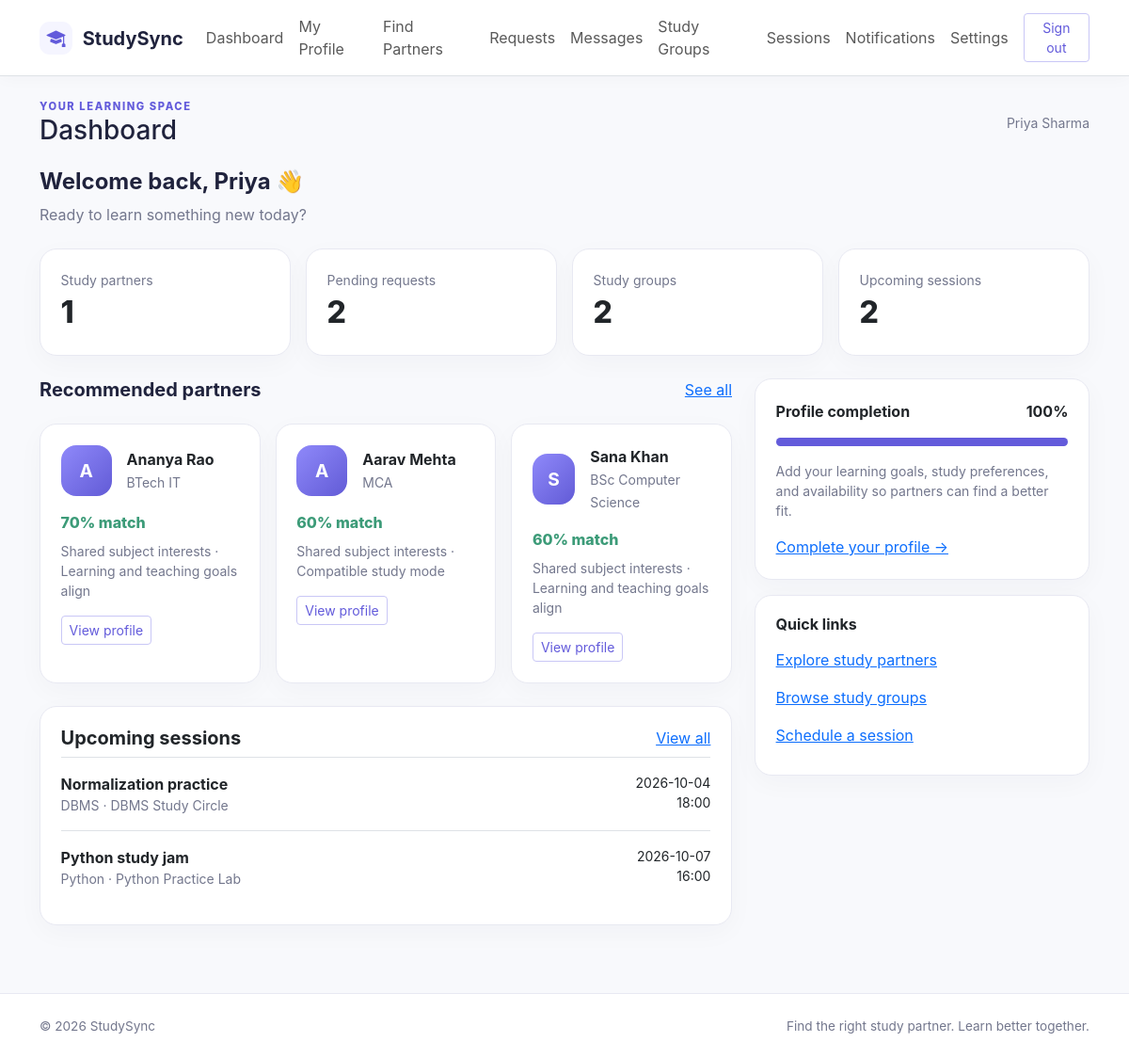
/student/dashboard.php (signed in), run on the app's committed database.
### tables this page shows
CREATE TABLE student_profiles(user_id BIGINT UNSIGNED PRIMARY KEY,college VARCHAR(180) NOT NULL DEFAULT '',course VARCHAR(120) NOT NULL DEFAULT '',semester TINYINT UNSIGNED NULL,about TEXT NULL,learning_goals TEXT NULL,study_mode ENUM('Online','Offline','Both') NULL,availability_days VARCHAR(100) NULL,start_time TIME NULL,end_time TIME NULL,languages VARCHAR(180) NULL,avatar VARCHAR(255) NULL,FOREIGN KEY(user_id) REFERENCES users(id) ON DELETE CASCADE);

CREATE TABLE users(id BIGINT UNSIGNED AUTO_INCREMENT PRIMARY KEY,name VARCHAR(120) NOT NULL,email VARCHAR(190) NOT NULL UNIQUE,password VARCHAR(255) NOT NULL,role ENUM('student','admin') NOT NULL DEFAULT 'student',status ENUM('active','inactive') NOT NULL DEFAULT 'active',created_at TIMESTAMP NOT NULL DEFAULT CURRENT_TIMESTAMP,updated_at TIMESTAMP NOT NULL DEFAULT CURRENT_TIMESTAMP ON UPDATE CURRENT_TIMESTAMP,INDEX(role,status));

CREATE TABLE study_sessions(id BIGINT UNSIGNED AUTO_INCREMENT PRIMARY KEY,title VARCHAR(160) NOT NULL,subject VARCHAR(120) NULL,session_date DATE NOT NULL,start_time TIME NOT NULL,end_time TIME NOT NULL,mode ENUM('Online','Offline','Both') NOT NULL DEFAULT 'Online',meeting_link VARCHAR(500) NULL,notes TEXT NULL,group_id BIGINT UNSIGNED NULL,partner_id BIGINT UNSIGNED NULL,created_by BIGINT UNSIGNED NOT NULL,status ENUM('scheduled','cancelled') NOT NULL DEFAULT 'scheduled',created_at TIMESTAMP DEFAULT CURRENT_TIMESTAMP,FOREIGN KEY(group_id) REFERENCES study_groups(id) ON DELETE SET NULL,FOREIGN KEY(partner_id) REFERENCES users(id) ON DELETE SET NULL,FOREIGN KEY(created_by) REFERENCES users(id) ON DELETE CASCADE,INDEX(session_date,status));

CREATE TABLE study_groups(id BIGINT UNSIGNED AUTO_INCREMENT PRIMARY KEY,name VARCHAR(140) NOT NULL,description TEXT NOT NULL,subject_id INT UNSIGNED NULL,topic VARCHAR(120) NULL,level ENUM('Beginner','Intermediate','Advanced') NOT NULL DEFAULT 'Beginner',study_mode ENUM('Online','Offline','Both') NOT NULL DEFAULT 'Online',creator_id BIGINT UNSIGNED NOT NULL,status ENUM('active','suspended') NOT NULL DEFAULT 'active',created_at TIMESTAMP DEFAULT CURRENT_TIMESTAMP,FOREIGN KEY(subject_id) REFERENCES subjects(id) ON DELETE SET NULL,FOREIGN KEY(creator_id) REFERENCES users(id) ON DELETE CASCADE,INDEX(status,created_at));

### config/database.php (called while the page is built, shortened)
<?php
function db(): PDO {
    static $pdo;
    if (!$pdo) {
        $pdo = new PDO('mysql:host='.DB_HOST.';dbname='.DB_NAME.';charset=utf8mb4', DB_USER, DB_PASS, [PDO::ATTR_ERRMODE=>PDO::ERRMODE_EXCEPTION, PDO::ATTR_DEFAULT_FETCH_MODE=>PDO::FETCH_ASSOC, PDO::ATTR_EMULATE_PREPARES=>false]);
    }
    return $pdo;
}

### student/dashboard.php (the view)
<?php require_once __DIR__.'/../includes/functions.php';$u=require_login();if($u['role']==='admin')go('../admin/dashboard.php');$id=(int)$u['id'];$pdo=db();$stats=[];$q=$pdo->prepare("SELECT COUNT(*) FROM study_requests WHERE status='accepted' AND (sender_id=? OR receiver_id=?)");$q->execute([$id,$id]);$stats['partners']=$q->fetchColumn();$q=$pdo->prepare("SELECT COUNT(*) FROM study_requests WHERE receiver_id=? AND status='pending'");$q->execute([$id]);$stats['requests']=$q->fetchColumn();$q=$pdo->prepare('SELECT COUNT(*) FROM group_members WHERE user_id=?');$q->execute([$id]);$stats['groups']=$q->fetchColumn();$q=$pdo->prepare("SELECT COUNT(*) FROM study_sessions WHERE status='scheduled' AND session_date>=CURDATE() AND (created_by=? OR partner_id=? OR group_id IN (SELECT group_id FROM group_members WHERE user_id=?))");$q->execute([$id,$id,$id]);$stats['sessions']=$q->fetchColumn();$q=$pdo->prepare('SELECT * FROM student_profiles WHERE user_id=?');$q->execute([$id]);$p=$q->fetch();$pct=completion($p?:[]);$partners=$pdo->prepare("SELECT u.id,u.name,p.course,p.college FROM users u JOIN student_profiles p ON p.user_id=u.id WHERE u.id<>? AND u.status='active'");$partners->execute([$id]);$rec=[];foreach($partners as $person){$m=match_info($id,(int)$person['id']);$person['score']=$m['score'];$person['why']=$m['why'];$rec[]=$person;}usort($rec,fn($a,$b)=>$b['score']<=>$a['score']);$rec=array_slice($rec,0,3);$sessions=$pdo->prepare("SELECT s.*,g.name group_name FROM study_sessions s LEFT JOIN study_groups g ON g.id=s.group_id WHERE s.status='scheduled' AND s.session_date>=CURDATE() AND (s.created_by=? OR s.partner_id=? OR s.group_id IN (SELECT group_id FROM group_members WHERE user_id=?)) ORDER BY s.session_date,s.start_time LIMIT 5");$sessions->execute([$id,$id,$id]);page_start('Dashboard'); ?>
<div class="mb-4"><h2 class="h4 fw-bold">Welcome back, <?= e(explode(' ',$u['name'])[0]) ?> 👋</h2><p class="text-secondary">Ready to learn something new today?</p></div><div class="row g-3 mb-4"><?php foreach(['Study partners'=>'partners','Pending requests'=>'requests','Study groups'=>'groups','Upcoming sessions'=>'sessions'] as $label=>$key): ?><div class="col-6 col-lg-3"><div class="card"><div class="card-body"><div class="text-secondary small"><?= e($label) ?></div><div class="stat"><?= (int)$stats[$key] ?></div></div></div></div><?php endforeach ?></div><div class="row g-4"><div class="col-lg-8"><div class="d-flex justify-content-between mb-3"><h2 class="h5 fw-bold">Recommended partners</h2><a href="find-partners.php">See all</a></div><div class="row g-3"><?php foreach($rec as $r): ?><div class="col-md-4"><div class="card h-100"><div class="card-body"><div class="d-flex gap-3 align-items-center"><div class="avatar"><?= e(mb_substr($r['name'],0,1)) ?></div><div><div class="fw-bold"><?= e($r['name']) ?></div><small class="text-secondary"><?= e($r['course']) ?></small></div></div><div class="match mt-3"><?= $r['score'] ?>% match</div><p class="small text-secondary mt-2"><?= e(implode(' · ',array_slice($r['why'],0,2))?:'A new connection to explore') ?></p><a class="btn btn-sm btn-outline-primary" href="partner-details.php?id=<?= (int)$r['id'] ?>">View profile</a></div></div></div><?php endforeach ?></div><div class="card mt-4"><div class="card-body"><div class="d-flex justify-content-between"><h2 class="h5 fw-bold">Upcoming sessions</h2><a href="sessions.php">View all</a></div><?php foreach($sessions as $s): ?><div class="d-flex justify-content-between border-top py-3"><div><strong><?= e($s['title']) ?></strong><div class="small text-secondary"><?= e($s['subject']??'Study session') ?> · <?= e($s['group_name']??$s['mode']) ?></div></div><div class="small text-end"><?= e($s['session_date']) ?><br><?= e(substr($s['start_time'],0,5)) ?></div></div><?php endforeach ?></div></div></div><div class="col-lg-4"><div class="card mb-3"><div class="card-body"><div class="d-flex justify-content-between"><strong>Profile completion</strong><span class="fw-bold"><?= $pct ?>%</span></div><div class="progress my-3"><div class="progress-bar" style="width:<?= $pct ?>%;background:#635bdb"></div></div><p class="small text-secondary">Add your learning goals, study preferences, and availability so partners can find a better fit.</p><a href="edit-profile.php">Complete your profile →</a></div></div><div class="card"><div class="card-body"><h3 class="h6 fw-bold">Quick links</h3><a class="d-block py-2" href="find-partners.php">Explore study partners</a><a class="d-block py-2" href="groups.php">Browse study groups</a><a class="d-block py-2" href="sessions.php">Schedule a session</a></div></div></div></div><?php page_end(); ?>

### includes/functions.php (shortened to what this page needs)
<?php
require_once __DIR__.'/../config/database.php';
function e($v): string { return htmlspecialchars((string)$v, ENT_QUOTES|ENT_SUBSTITUTE, 'UTF-8'); }
function current_user(): ?array { if(empty($_SESSION['uid'])) return null; $q=db()->prepare('SELECT u.id,u.name,u.email,u.role,u.status,p.college,p.course,p.semester,p.avatar FROM users u LEFT JOIN student_profiles p ON p.user_id=u.id WHERE u.id=?'); $q->execute([$_SESSION['uid']]); return $q->fetch() ?: null; }
function require_login(): array { $u=current_user(); if(!$u || $u['status']!=='active') go('../login.php'); return $u; }
function completion(array $p): int { $fields=['about','learning_goals','study_mode','availability_days','languages'];$n=0;foreach($fields as $f)if(!empty($p[$f]))$n++;return (int)round($n/count($fields)*100); }
function match_info(int $me,int $them): array {
 $a=db()->prepare('SELECT * FROM student_profiles WHERE user_id=?');$a->execute([$me]);$p=$a->fetch()?:[];$b=db()->prepare('SELECT * FROM student_profiles WHERE user_id=?');$b->execute([$them]);$q=$b->fetch()?:[];
 $score=0;$why=[];
 $shared=db()->prepare("SELECT COUNT(*) FROM user_subjects a JOIN user_subjects b ON a.subject_id=b.subject_id WHERE a.user_id=? AND b.user_id=?");$shared->execute([$me,$them]);if($shared->fetchColumn()>0){$score+=25;$why[]='Shared subject interests';}
 $compat=db()->prepare("SELECT COUNT(*) FROM user_subjects a JOIN user_subjects b ON a.subject_id=b.subject_id WHERE a.user_id=? AND b.user_id=? AND a.intent='want' AND b.intent='help'");$compat->execute([$me,$them]);$compatN=(int)$compat->fetchColumn();$compat->execute([$them,$me]);$compatN+=(int)$compat->fetchColumn();if($compatN){$score+=20;$why[]='Learning and teaching goals align';}
 $skills=db()->prepare('SELECT COUNT(*) FROM user_skills a JOIN user_skills b ON a.skill_id=b.skill_id WHERE a.user_id=? AND b.user_id=?');$skills->execute([$me,$them]);if($skills->fetchColumn()){ $score+=20;$why[]='Skills in common'; }
 if(!empty($p['study_mode']) && !empty($q['study_mode']) && ($p['study_mode']===$q['study_mode']||$p['study_mode']==='Both'||$q['study_mode']==='Both')){$score+=15;$why[]='Compatible study mode';}
 if(!empty($p['availability_days'])&&!empty($q['availability_days'])&&array_intersect(explode(',',$p['availability_days']),explode(',',$q['availability_days']))){$score+=10;$why[]='Overlapping availability';}
 if(!empty($p['course'])&&$p['course']===$q['course']){$score+=5;$why[]='Same course';} if(!empty($p['semester'])&&$p['semester']===$q['semester']){$score+=5;$why[]='Same semester';}
 return ['score'=>min(100,$score),'why'=>$why];
}
function page_start(string $title,bool $admin=false): void { $u=current_user(); $flash=$_SESSION['flash']??null;unset($_SESSION['flash']); echo '<!doctype html><html lang="en"><head><meta charset="utf-8"><meta name="viewport" content="width=device-width, initial-scale=1"><title>'.e($title).' · StudySync</title><link href="https://cdn.jsdelivr.net/npm/bootstrap@5.3.3/dist/css/bootstrap.min.css" rel="stylesheet"><link href="https://cdn.jsdelivr.net/npm/bootstrap-icons@1.11.3/font/bootstrap-icons.min.css" rel="stylesheet"><link href="'.(str_contains($_SERVER['PHP_SELF'],'/student/')||str_contains($_SERVER['PHP_SELF'],'/admin/')?'../':'').'assets/css/style.css" rel="stylesheet"></head><body><nav class="navbar navbar-expand-lg bg-white border-bottom sticky-top"><div class="container"><a class="navbar-brand fw-bold" href="'.(str_contains($_SERVER['PHP_SELF'],'/student/')?'dashboard.php':'index.php').'"><span class="brand-icon"><i class="bi bi-mortarboard-fill"></i></span> StudySync</a><button class="navbar-toggler" data-bs-toggle="collapse" data-bs-target="#nav"><span class="navbar-toggler-icon"></span></button><div id="nav" class="collapse navbar-collapse"><div class="navbar-nav ms-auto align-items-lg-center">'; if($u){$base=$admin?'../admin/':'../student/';$items=$admin?['Dashboard'=>'dashboard.php','Students'=>'students.php','Subjects'=>'catalog.php?type=subject','Skills'=>'catalog.php?type=skill','Groups'=>'groups.php','Reports'=>'reports.php','Feedback'=>'feedback.php']:['Dashboard'=>'dashboard.php','My Profile'=>'profile.php','Find Partners'=>'find-partners.php','Requests'=>'requests.php','Messages'=>'messages.php','Study Groups'=>'groups.php','Sessions'=>'sessions.php','Notifications'=>'notifications.php','Settings'=>'settings.php']; foreach($items as $n=>$url)echo '<a class="nav-link" href="'.$base.$url.'">'.e($n).'</a>';echo '<a class="btn btn-sm btn-outline-primary ms-lg-2" href="'.($admin?'../':'').'logout.php">Sign out</a>'; } else echo '<a class="nav-link" href="'.(str_contains($_SERVER['PHP_SELF'],'about.php')?'../':'').'index.php#how">How it works</a><a class="nav-link" href="'.(str_contains($_SERVER['PHP_SELF'],'about.php')?'about.php':'about.php').'"><span>About</span></a><a class="nav-link" href="'.(str_contains($_SERVER['PHP_SELF'],'about.php')?'../':'').'login.php">Login</a><a class="btn btn-primary ms-lg-2" href="'.(str_contains($_SERVER['PHP_SELF'],'about.php')?'../':'').'register.php">Get started</a>';echo '</div></div></div></nav><main class="container py-4">';if($flash)echo '<div class="alert alert-'.e($flash[0]).' alert-dismissible">'.e($flash[1]).'<button class="btn-close" data-bs-dismiss="alert"></button></div>'; if($u)echo '<div class="d-flex align-items-center justify-content-between mb-4"><div><div class="eyebrow">'.($admin?'ADMIN CONSOLE':'YOUR LEARNING SPACE').'</div><h1 class="h3 mb-0">'.e($title).'</h1></div><div class="small text-secondary">'.e($u['name']).'</div></div>'; }
function page_end(): void { echo '</main><footer class="footer py-4 mt-5"><div class="container d-flex justify-content-between"><span>© '.date('Y').' StudySync</span><span>Find the right study partner. Learn better together.</span></div></footer><script src="https://cdn.jsdelivr.net/npm/bootstrap@5.3.3/dist/js/bootstrap.bundle.min.js"></script><script src="'.(str_contains($_SERVER['PHP_SELF'],'/student/')||str_contains($_SERVER['PHP_SELF'],'/admin/')?'../':'').'assets/js/main.js"></script></body></html>'; }

### assets/css/style.css (style rules this page uses)
:root { --ink:#20233d;--muted:#73778d;--primary:#635bdb;--soft:#f5f5ff;--line:#e8e9f2 }
* { box-sizing:border-box }
body { background:#f8f9fc;color:var(--ink);font-family:Inter,ui-sans-serif,system-ui,-apple-system,"Segoe UI",sans-serif }
.navbar { box-shadow:0 2px 16px #20233d08 }
.navbar-brand { color:var(--ink) }
.brand-icon { display:inline-grid;place-items:center;background:var(--soft);color:var(--primary);width:35px;height:35px;border-radius:11px;margin-right:6px }
.btn-outline-primary { color:var(--primary);border-color:#c9c7f6 }
.card,.panel { border:1px solid var(--line);border-radius:18px;box-shadow:0 8px 28px #20233d08;background:#fff }
.card { overflow:hidden }
.card-body { padding:1.35rem }
.eyebrow { font-size:.7rem;letter-spacing:.14em;color:var(--primary);font-weight:800 }
.text-secondary { color:var(--muted)!important }
.avatar { width:54px;height:54px;border-radius:16px;background:linear-gradient(135deg,#8f89fa,#625bd6);color:white;display:grid;place-items:center;font-size:1.2rem;font-weight:700;object-fit:cover }
.stat { font-size:2rem;font-weight:800 }
.match { color:#3c9b78;font-weight:800 }
.footer { background:#fff;border-top:1px solid var(--line);color:var(--muted);font-size:.85rem }
.progress { height:9px;border-radius:20px }

### data on the page
student_profiles: user_id.name "Priya Sharma", user_id.name "Priya"
student_profiles: user_id.name "A", user_id.name "Ananya Rao", course "BTech IT", score "70", why "Shared subject interests · Learning and teaching goals align"
student_profiles: user_id.name "A", user_id.name "Aarav Mehta", course "MCA", score "60", why "Shared subject interests · Compatible study mode"
student_profiles: user_id.name "S", user_id.name "Sana Khan", course "BSc Computer Science", score "60", why "Shared subject interests · Learning and teaching goals align"
study_sessions: title "Normalization practice", subject "DBMS", group.name "DBMS Study Circle", session_date "2026-10-04", start_time "18:00"
study_sessions: title "Python study jam", subject "Python", group.name "Python Practice Lab", session_date "2026-10-07", start_time "16:00"

### other printed values
$n "Dashboard"
$n "My Profile"
$n "Find Partners"
$n "Requests"
$n "Messages"
$n "Study Groups"
$n "Sessions"
$n "Notifications"
$n "Settings"
$title "Dashboard"
$label "Study partners"
$stats[$key] "1"
$label "Pending requests"
$stats[$key] "2"
$label "Study groups"
